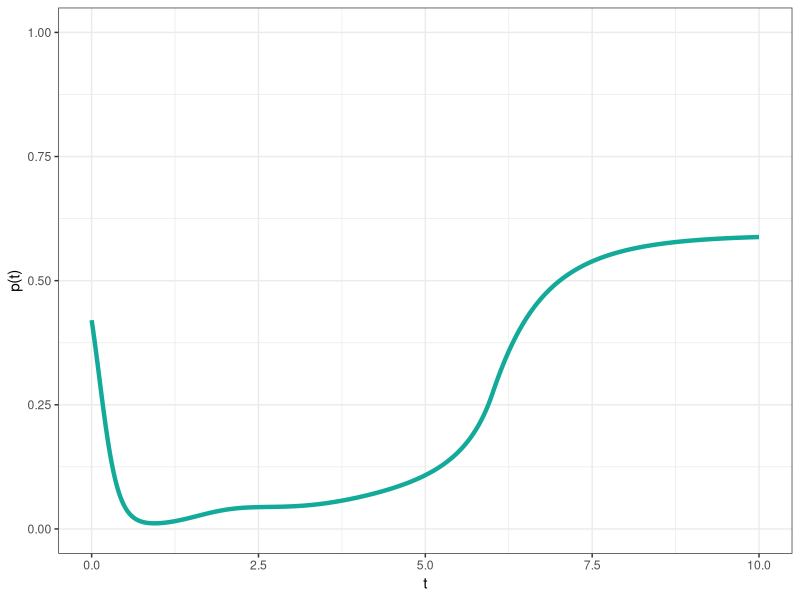

Here is the R script that generated this plot:
###############################
# 1. Load package
###############################
library( ggplot2 )

###############################
# 2. Load Data & Plot
###############################
drug <- read.csv("p_caliculate_differential_drug_bm.csv", header = F)
drug <- as.data.frame(drug)
names(drug) <- c("t", "pd")
drug <- drug[49001:50001, 1:2] 

line_size = 1.5
g1 <- ggplot(drug, aes(x=t))+
  theme_bw()+
  labs(x = "t",y = "p(t)") +
  geom_line(aes(y=pd),color="#13AA99", size=line_size)+
  ylim(0,1)

ggsave(file = "p_caliculate_differential_drug_bm.png", plot = g1)

